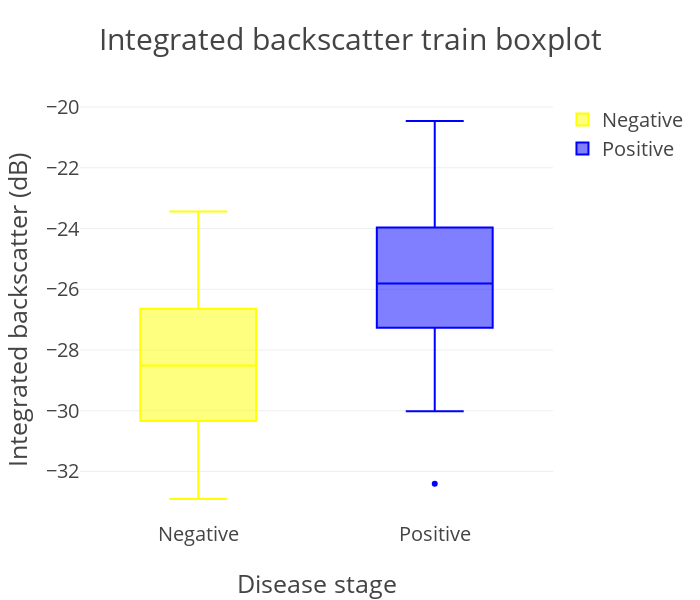
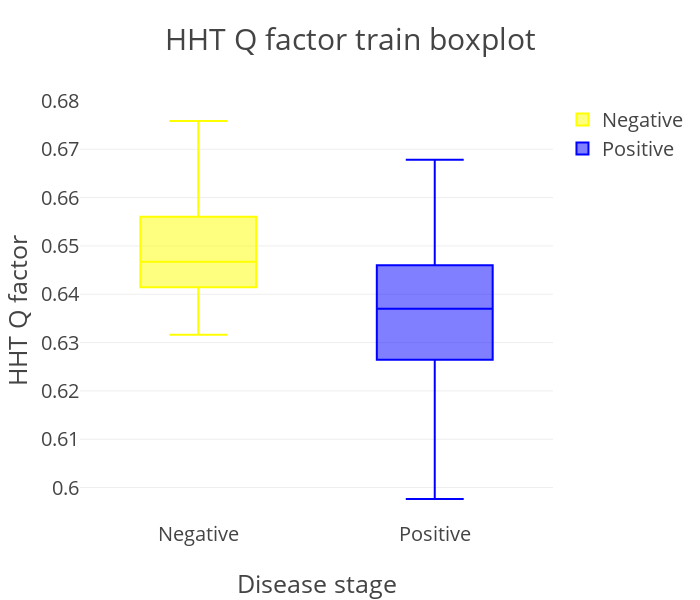

Source (notebook cell) for these figures, in order:
### Markdown cell above
># train dataset
>>## separate in two categories by steatosis:
>>>### negative : < 10%
>>>### positive : >= 10%

### Code cell
# Box plot
# import models
import xlrd
import numpy as np
import plotly.plotly as py
import plotly.graph_objs as go
from plotly.offline import init_notebook_mode, iplot

# open offline plotly
init_notebook_mode(connected=True)

# load data
## Pathology for train
data = xlrd.open_workbook("Pathology.xlsx").sheets()[0]

y_train = np.zeros((111, 3))
y_train[:, 0] = data.col_values(3)  # y0 = Integrated backscatter
y_train[:, 1] = data.col_values(4)  # y1 = Q factor (HHT)
y_train[:, 2] = data.col_values(6)  # y2 = Homogeneity factor

### group
y0 = []
y1 = []
nrows = data.nrows
for i in range(nrows):  # X = 'T' or 'F' from Pathology data 
    if data.cell(i,1).value < 10:
        y0.append(y_train[i, :].tolist())
    elif data.cell(i,1).value >= 10:
        y1.append(y_train[i, :].tolist())

### list to array
y0 = np.asarray(y0)
y1 = np.asarray(y1)

# def box_plot
def box_plot(i):
    trace0 = go.Box(y = y0[:, i], name = 'Negative', marker = dict(color = 'yellow'))
    trace1 = go.Box(y = y1[:, i], name = 'Positive', marker = dict(color = 'blue'))
    layout=go.Layout(height = '600',
                     width = '700',
                     title = '{0} train boxplot'.format(categories[i]),
                     titlefont = {'size':'30'},
                     xaxis = {'title':'Disease stage', 'titlefont':{'size':'25'}},
                     yaxis = {'title':'{0}'.format(features[i]), 'titlefont':{'size':'25'}}, 
                     font = {'size':'20'})
    traces = [trace0, trace1]
    fig = go.Figure(data=traces, layout=layout)
    py.image.save_as(fig, filename = 'Data visualization\{0} train boxplot_w.png'.format(categories[i]))
    iplot(fig)

# plot
categories = ['Integrated backscatter', 'HHT Q factor', 'Homogeneity factor']
features = ['Integrated backscatter (dB)', 'HHT Q factor', 'Homogeneity factor']
for i in range(3):
    box_plot(i)

### Figure 1 — Plotly figure (JSON) as saved in the notebook; plotly's stock layout.template omitted (floating-point values rounded to 4 significant figures)
{"data": [{"marker": {"color": "yellow"}, "name": "Negative", "type": "box", "uid": "87ab09", "y": [-25.86, -28.0, -24.73, -24.59, -27.48, -24.0, -30.94, -32.91, -28.91, -28.21, -30.13, -29.33, -32.33, -26.44, -23.44, -30.88, -31.58, -31.71, -30.34, -25.99, -25.94, -28.51, -31.06, -30.76, -31.42, -30.63, -30.63, -29.54, -26.56, -29.26, -27.07, -29.59, -29.02, -26.9, -28.33, -30.13, -28.4, -29.38, -28.66, -27.91, -25.78, -27.45, -25.26, -27.39, -27.38, -30.33, -27.64, -31.41, -30.29, -25.41, -24.86]}, {"marker": {"color": "blue"}, "name": "Positive", "type": "box", "uid": "5fcd23", "y": [-28.05, -29.38, -28.07, -27.13, -23.68, -28.45, -20.46, -26.7, -29.47, -25.51, -29.14, -26.29, -29.61, -30.02, -26.35, -25.04, -25.57, -24.61, -24.11, -28.13, -23.02, -28.64, -26.34, -24.05, -27.11, -22.85, -24.54, -23.16, -27.2, -26.41, -26.69, -25.8, -20.5, -26.01, -24.81, -25.16, -28.14, -25.23, -23.89, -26.29, -25.82, -29.36, -25.6, -24.23, -26.64, -32.4, -23.75, -29.3, -26.75, -22.04, -22.91, -25.44, -20.94, -24.46, -27.33, -20.52, -23.14, -26.81, -21.8, -23.48]}], "layout": {"font": {"size": "20"}, "height": "600", "title": "Integrated backscatter train boxplot", "titlefont": {"size": "30"}, "width": "700", "xaxis": {"autorange": true, "range": [-0.5, 1.5], "title": "Disease stage", "titlefont": {"size": "25"}, "type": "category"}, "yaxis": {"autorange": true, "range": [-33.6, -19.77], "title": "Integrated backscatter (dB)", "titlefont": {"size": "25"}, "type": "linear"}}}

### Figure 2 — Plotly figure (JSON) as saved in the notebook; plotly's stock layout.template omitted (floating-point values rounded to 4 significant figures)
{"data": [{"marker": {"color": "yellow"}, "name": "Negative", "type": "box", "uid": "9986db", "y": [0.6527, 0.645, 0.6487, 0.6759, 0.6553, 0.648, 0.6387, 0.6394, 0.6368, 0.6497, 0.6425, 0.6399, 0.6452, 0.6472, 0.6497, 0.6427, 0.6347, 0.6364, 0.6467, 0.6579, 0.6423, 0.6447, 0.6633, 0.6608, 0.6516, 0.6457, 0.6558, 0.6454, 0.6583, 0.639, 0.6561, 0.6446, 0.6412, 0.6503, 0.6491, 0.645, 0.6407, 0.6628, 0.6589, 0.6409, 0.6562, 0.6635, 0.6629, 0.6422, 0.6381, 0.641, 0.6316, 0.6602, 0.6438, 0.6477, 0.6566]}, {"marker": {"color": "blue"}, "name": "Positive", "type": "box", "uid": "2739ee", "y": [0.6347, 0.634, 0.6242, 0.6475, 0.6228, 0.6464, 0.6348, 0.6388, 0.6429, 0.6498, 0.6464, 0.6435, 0.6387, 0.6435, 0.6598, 0.6377, 0.6543, 0.6545, 0.6369, 0.6325, 0.6257, 0.6469, 0.6533, 0.6456, 0.6381, 0.6323, 0.628, 0.6257, 0.6245, 0.6377, 0.6381, 0.6434, 0.6371, 0.649, 0.6258, 0.617, 0.6528, 0.6416, 0.6304, 0.647, 0.6084, 0.6678, 0.6359, 0.6145, 0.6503, 0.6065, 0.6329, 0.639, 0.6296, 0.6493, 0.6219, 0.5976, 0.6171, 0.6411, 0.6282, 0.6286, 0.6271, 0.6196, 0.6203, 0.6334]}], "layout": {"font": {"size": "20"}, "height": "600", "title": "HHT Q factor train boxplot", "titlefont": {"size": "30"}, "width": "700", "xaxis": {"autorange": true, "range": [-0.5, 1.5], "title": "Disease stage", "titlefont": {"size": "25"}, "type": "category"}, "yaxis": {"autorange": true, "range": [0.5933, 0.6802], "title": "HHT Q factor", "titlefont": {"size": "25"}, "type": "linear"}}}
